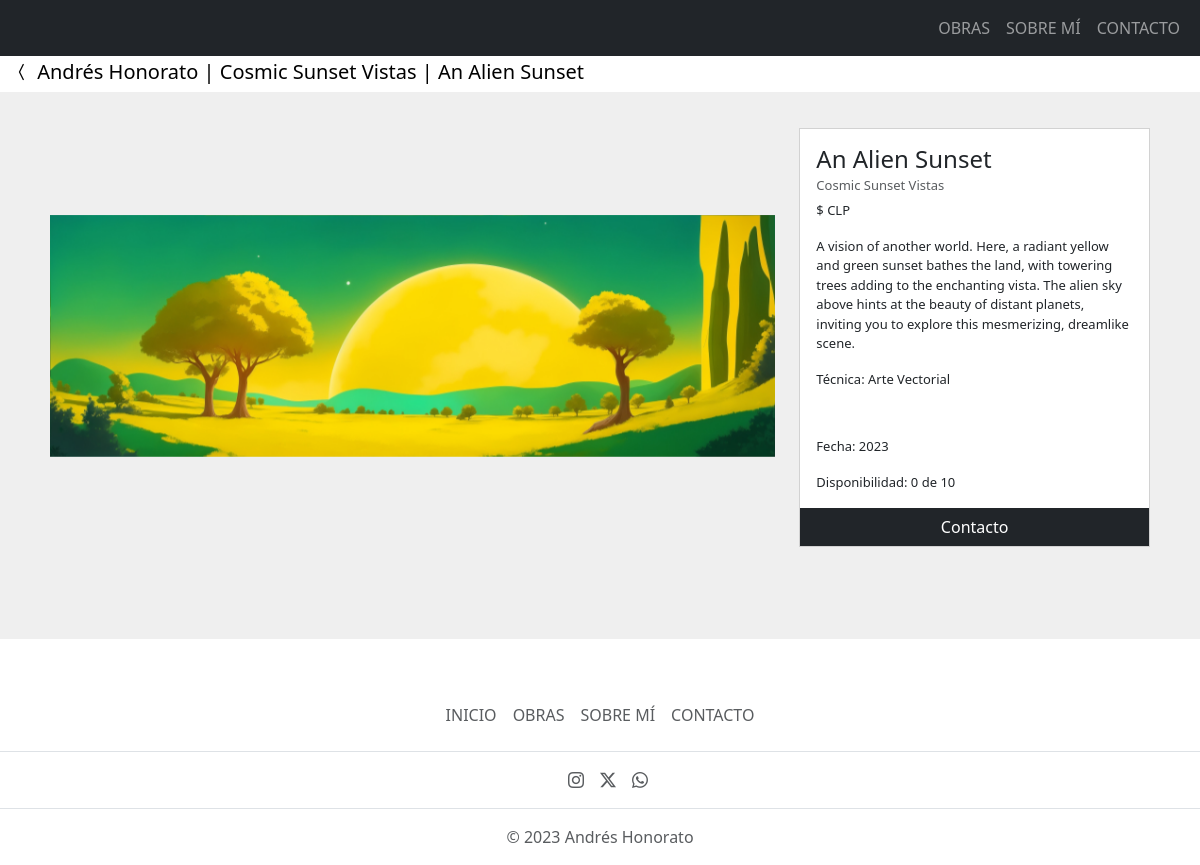
The app's page /cuadro/13/, older data.
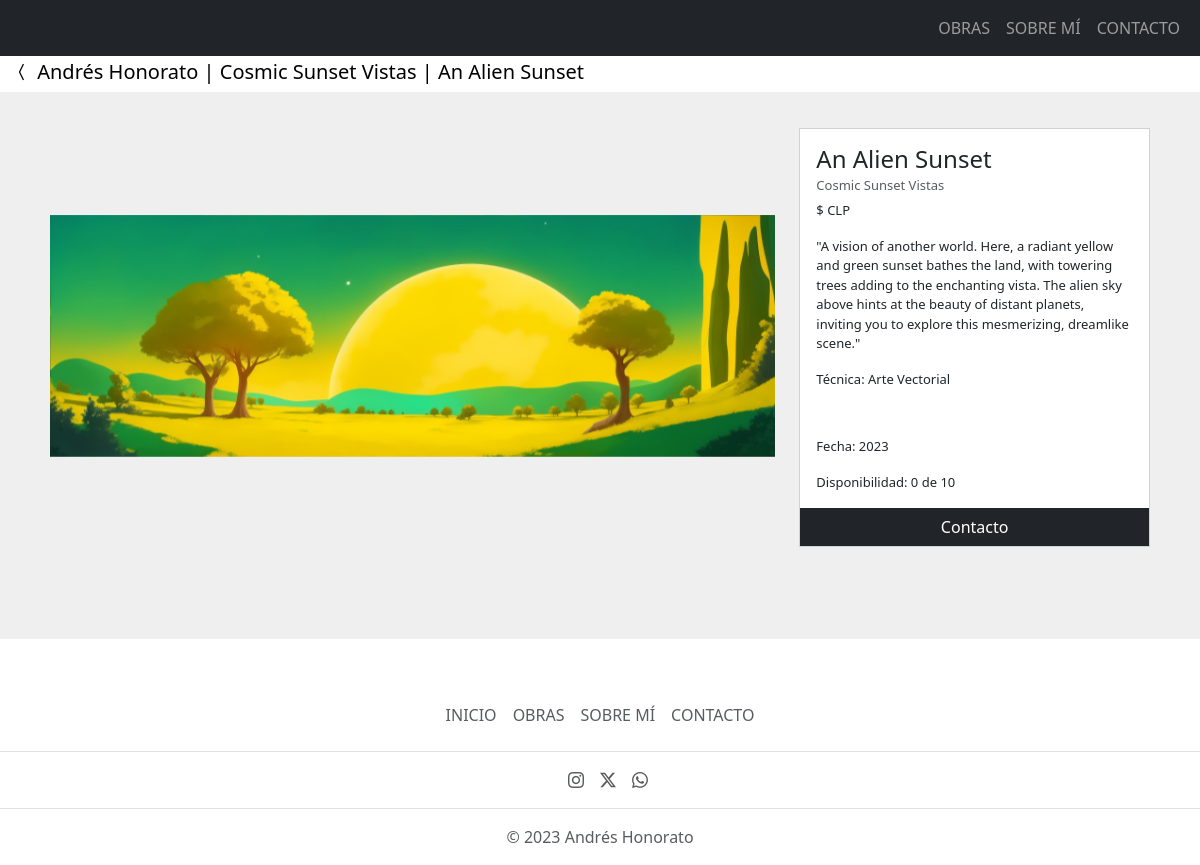
The same page, newer data.
### home/models.py (models this page shows, shortened)
class Cuadro(models.Model):
    nombre = models.CharField(max_length=200)
    autor = models.CharField(default="Andrés Honorato", max_length=200)
    coleccion = models.ForeignKey(
        Coleccion, on_delete=models.CASCADE, related_name='coleccionX', blank=True, null=True)
    tecnica = models.ForeignKey(
        Tecnica, on_delete=models.CASCADE, related_name='tecnicaX', blank=True, null=True)
    descripcion = models.TextField(blank=True)
    fecha = models.DateField()
    colores = models.CharField(max_length=200, blank=True)
    cantidad_inicial = models.PositiveIntegerField(blank=True, null=True)
    cantidad_vendida = models.PositiveIntegerField(blank=True, null=True)
    marco_sin = models.CharField(max_length=100, blank=True)
    marco_con = models.CharField(max_length=100, blank=True)
    precio_sin = models.PositiveIntegerField(blank=True, null=True)
    precio_con = models.PositiveIntegerField(blank=True, null=True)
    descuento = models.PositiveIntegerField(blank=True, null=True)
    envio1 = models.PositiveIntegerField(blank=True, null=True)
    envio2 = models.PositiveIntegerField(blank=True, null=True)
    imagen1 = models.ImageField(upload_to='cuadros', validators=[
                                FileExtensionValidator(['png', 'jpg', 'jpeg'])])
    imagen2 = models.ImageField(upload_to='cuadros', validators=[
                                FileExtensionValidator(['png', 'jpg', 'jpeg'])], blank=True)
    imagen3 = models.ImageField(upload_to='cuadros', validators=[
                                FileExtensionValidator(['png', 'jpg', 'jpeg'])], blank=True)
    imagen4 = models.ImageField(upload_to='cuadros', validators=[
                                FileExtensionValidator(['png', 'jpg', 'jpeg'])], blank=True)
    creado = models.DateTimeField(auto_now_add=True)
    actulizado = models.DateTimeField(auto_now=True)
    def cuadros_disponibles(self):
        if self.cantidad_inicial:
            cuadros_disponibles = self.cantidad_inicial - self.cantidad_vendida
            return cuadros_disponibles

class Coleccion(models.Model):
    nombre = models.CharField(max_length=200)
    descripcion = models.TextField(blank=True)
    fecha = models.DateField()
    creado = models.DateTimeField(auto_now_add=True)
    actulizado = models.DateTimeField(auto_now=True)
    def __str__(self):
        return f"{self.nombre}"

class Tecnica(models.Model):
    nombre = models.CharField(max_length=200)
    descripcion = models.TextField(blank=True)
    fecha = models.DateField()
    creado = models.DateTimeField(auto_now_add=True)
    actulizado = models.DateTimeField(auto_now=True)
    def __str__(self):
        return f"{self.nombre}"

### home/views.py (the view)
# urls.py: path('cuadro/<id>/', cuadro_view, name='cuadro-view'),
def cuadro_view(request, id):
    cuadro = Cuadro.objects.get(id=id)
    cuadro_imagenes = []
    lista_prueba = [cuadro.imagen1, cuadro.imagen2,
                    cuadro.imagen3, cuadro.imagen4]
    for imagen in lista_prueba:
        if imagen:
            cuadro_imagenes.append(imagen)
    context = {
        'cuadro': cuadro,
        'cuadro_imagenes': cuadro_imagenes,
    }
    return render(request, 'home/cuadro.html', context)

### home/templates/home/cuadro.html (shortened to what this page needs)
{% extends 'base.html' %}
{% load static %}
{% block content %}
<nav class="navbar navbar-expand-lg bg-body pb-0 pt-1">
  <div class="container-fluid">
    <a class="navbar-brand" href="{{ request.META.HTTP_REFERER }}"><i class="bi bi-chevron-compact-left"></i>{{galeria}}
      Andrés Honorato | {{cuadro.coleccion}} | {{cuadro.nombre}}</a>
  </div>
</nav>
<div class="container mt-3 mb-5 posicionar2" id="cuadro.id">
  <div class="row">
    <div class="col-md-8 mb-1 d-flex justify-content-center align-items-center img-container">
      <div id="carousel-{{ cuadro.id }}" class="carousel slide">
        <div class="carousel-inner">
          {% if cuadro.imagen1 %}
          <div class="carousel-item active">
            <img src="{{ cuadro.imagen1.url }}" class="d-block w-100" alt="{{ cuadro.nombre }}">
          </div>
          {% endif %}
        </div>
      </div>
    </div>
    <div class="col-md-4 d-flex justify-content-center align-items-center" style="font-size: 13px;border-radius: 0;">
      <div class="card h-100" style="border-radius: 0;" id="{{cuadro.id}}">
        <div class="card-body">
          <h6 class="card-title mb-2" style="font-size: 24px;">{{ cuadro.nombre }}</h6>
          <a class="card-subtitle text-muted mb-2" href="{% url 'home:galerias-view' %}?galeria={{ cuadro.coleccion }}"
            style="text-decoration: none;">
            <h6 class="card-subtitle text-muted mb-2" style="font-size: 13px;">{{ cuadro.coleccion }}
            </h6>
          </a>
          <p class="card-text"> ${{ cuadro.precio_sin }} CLP</p>
          <p class="card-text">{{ cuadro.descripcion|linebreaks }}</p>
          <p class="card-text">Técnica: {{ cuadro.tecnica }}</p>
          <div class="row">
            <div class="col-12">
            </div>
          </div>
          <div class="row">
            <div class="col-12">
            </div>
          </div>
          <p class="card-text">Fecha: {{ cuadro.fecha|date:"Y"}}</p>
          {% if cuadro.cantidad_inicial%}
          <p class="card-text">Disponibilidad: {{cuadro.cuadros_disponibles}} de {{cuadro.cantidad_inicial}}</p>
          {% endif %}
        </div>
        <a href="{% url 'home:contacto-view' %}" class="btn btn-dark" style="border-radius: 0;">Contacto</a>
      </div>
    </div>
  </div>
</div>
<br>
<nav class="navbar navbar-expand-lg bg-body py-0">
  <div class="container-fluid">
    <a class="navbar-brand mx-auto">&nbsp</a>
  </div>
</nav>
{% endblock content %}

Row changes from the older to the newer data that the page shows:
changed Cuadro "An Alien Sunset": descripcion "A vision of another world. Here, a radiant yellow and green sunset bathes the land, with towering trees adding to the enchanting vista. The alien sky above hints at the beauty of distant planets, inviting you to explore this mesmerizing, dreamlike scene." → "\"A vision of another world. Here, a radiant yellow and green sunset bathes the land, with towering trees adding to the enchanting vista. The alien sky above hints at the beauty of distant planets, inviting you to explore this mesmerizing, dreamlike scene.\""
